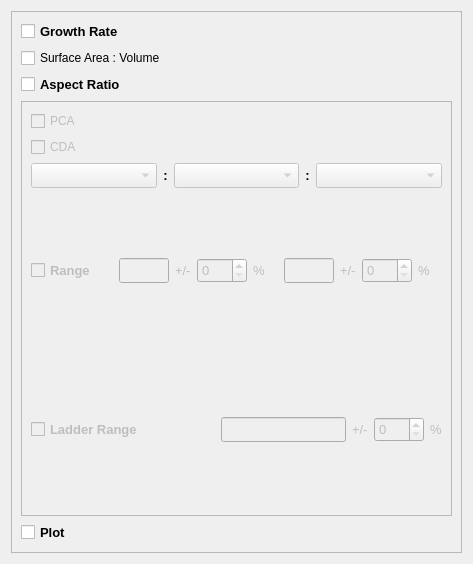
          <widget class="QWidget" name="normal_calc_page">
           <property name="geometry">
            <rect>
             <x>0</x>
             <y>0</y>
             <width>473</width>
             <height>564</height>
            </rect>
           </property>
           <attribute name="label">
            <string>Calculations</string>
           </attribute>
           <layout class="QGridLayout" name="gridLayout_24">
            <item row="0" column="0">
             <widget class="QFrame" name="options_gBox">
              <property name="frameShape">
               <enum>QFrame::StyledPanel</enum>
              </property>
              <property name="frameShadow">
               <enum>QFrame::Raised</enum>
              </property>
              <layout class="QVBoxLayout" name="verticalLayout_8">
               <item>
                <widget class="QCheckBox" name="growthRate_checkBox">
                 <property name="font">
                  <font>
                   <family>Arial</family>
                   <pointsize>10</pointsize>
                   <weight>75</weight>
                   <italic>false</italic>
                   <bold>true</bold>
                  </font>
                 </property>
                 <property name="text">
                  <string>Growth Rate</string>
                 </property>
                 <property name="checked">
                  <bool>false</bool>
                 </property>
                </widget>
               </item>
               <item>
                <widget class="QCheckBox" name="sa_vol_checkBox">
                 <property name="text">
                  <string>Surface Area : Volume</string>
                 </property>
                </widget>
               </item>
               <item>
                <widget class="QCheckBox" name="aspectRatio_checkBox">
                 <property name="font">
                  <font>
                   <family>Arial</family>
                   <pointsize>10</pointsize>
                   <weight>75</weight>
                   <italic>false</italic>
                   <bold>true</bold>
                  </font>
                 </property>
                 <property name="text">
                  <string>Aspect Ratio</string>
                 </property>
                </widget>
               </item>
               <item>
                <widget class="QFrame" name="aspect_options_frame">
                 <property name="enabled">
                  <bool>true</bool>
                 </property>
                 <property name="minimumSize">
                  <size>
                   <width>423</width>
                   <height>0</height>
                  </size>
                 </property>
                 <property name="frameShape">
                  <enum>QFrame::StyledPanel</enum>
                 </property>
                 <property name="frameShadow">
                  <enum>QFrame::Raised</enum>
                 </property>
                 <layout class="QVBoxLayout" name="verticalLayout_7">
                  <item>
                   <widget class="QCheckBox" name="pca_checkBox">
                    <property name="enabled">
                     <bool>false</bool>
                    </property>
                    <property name="text">
                     <string>PCA</string>
                    </property>
                   </widget>
                  </item>
                  <item>
                   <widget class="QCheckBox" name="cda_checkBox">
                    <property name="enabled">
                     <bool>false</bool>
                    </property>
                    <property name="text">
                     <string>CDA</string>
                    </property>
                   </widget>
                  </item>
                  <item>
                   <layout class="QHBoxLayout" name="aspect_directions_HLayout">
                    <item>
                     <widget class="QComboBox" name="long_facet">
                      <property name="enabled">
                       <bool>false</bool>
                      </property>
                      <property name="sizePolicy">
                       <sizepolicy hsizetype="Preferred" vsizetype="Fixed">
                        <horstretch>1</horstretch>
                        <verstretch>0</verstretch>
                       </sizepolicy>
                      </property>
                      <property name="minimumSize">
                       <size>
                        <width>0</width>
                        <height>25</height>
                       </size>
                      </property>
                      <property name="font">
                       <font>
                        <family>Arial</family>
                        <pointsize>10</pointsize>
                        <weight>50</weight>
                        <italic>false</italic>
                        <bold>false</bold>
                       </font>
                      </property>
                     </widget>
                    </item>
                    <item>
                     <widget class="QLabel" name="ratio_label1">
                      <property name="font">
                       <font>
                        <family>Arial</family>
                        <pointsize>10</pointsize>
                        <weight>75</weight>
                        <italic>false</italic>
                        <bold>true</bold>
                       </font>
                      </property>
                      <property name="text">
                       <string>:</string>
                      </property>
                      <property name="alignment">
                       <set>Qt::AlignCenter</set>
                      </property>
                     </widget>
                    </item>
                    <item>
                     <widget class="QComboBox" name="medium_facet">
                      <property name="enabled">
                       <bool>false</bool>
                      </property>
                      <property name="sizePolicy">
                       <sizepolicy hsizetype="Preferred" vsizetype="Fixed">
                        <horstretch>1</horstretch>
                        <verstretch>0</verstretch>
                       </sizepolicy>
                      </property>
                      <property name="minimumSize">
                       <size>
                        <width>0</width>
                        <height>25</height>
                       </size>
                      </property>
                      <property name="font">
                       <font>
                        <family>Arial</family>
                        <pointsize>10</pointsize>
                        <weight>50</weight>
                        <italic>false</italic>
                        <bold>false</bold>
                       </font>
                      </property>
                     </widget>
                    </item>
                    <item>
                     <widget class="QLabel" name="ratio_label2">
                      <property name="font">
                       <font>
                        <family>Arial</family>
                        <pointsize>10</pointsize>
                        <weight>75</weight>
                        <italic>false</italic>
                        <bold>true</bold>
                       </font>
                      </property>
                      <property name="text">
                       <string>:</string>
                      </property>
                      <property name="alignment">
                       <set>Qt::AlignCenter</set>
                      </property>
                     </widget>
                    </item>
                    <item>
                     <widget class="QComboBox" name="short_facet">
                      <property name="enabled">
                       <bool>false</bool>
                      </property>
                      <property name="sizePolicy">
                       <sizepolicy hsizetype="Preferred" vsizetype="Fixed">
                        <horstretch>1</horstretch>
                        <verstretch>0</verstretch>
                       </sizepolicy>
                      </property>
                      <property name="minimumSize">
                       <size>
                        <width>0</width>
                        <height>25</height>
                       </size>
                      </property>
                      <property name="font">
                       <font>
                        <family>Arial</family>
                        <pointsize>10</pointsize>
                        <weight>50</weight>
                        <italic>false</italic>
                        <bold>false</bold>
                       </font>
                      </property>
                     </widget>
                    </item>
                   </layout>
                  </item>
                  <item>
                   <layout class="QHBoxLayout" name="aspect_ranges_HLayout">
                    <item>
                     <widget class="QCheckBox" name="aspect_range_checkBox">
                      <property name="enabled">
                       <bool>false</bool>
                      </property>
                      <property name="sizePolicy">
                       <sizepolicy hsizetype="Preferred" vsizetype="Preferred">
                        <horstretch>0</horstretch>
                        <verstretch>0</verstretch>
                       </sizepolicy>
                      </property>
                      <property name="minimumSize">
                       <size>
                        <width>70</width>
                        <height>0</height>
                       </size>
                      </property>
                      <property name="font">
                       <font>
                        <family>Arial</family>
                        <pointsize>10</pointsize>
                        <weight>75</weight>
                        <italic>false</italic>
                        <bold>true</bold>
                       </font>
                      </property>
                      <property name="text">
                       <string>Range</string>
                      </property>
                     </widget>
                    </item>
                    <item>
                     <spacer name="horizontalSpacer">
                      <property name="orientation">
                       <enum>Qt::Horizontal</enum>
                      </property>
                      <property name="sizeHint" stdset="0">
                       <size>
                        <width>40</width>
                        <height>20</height>
                       </size>
                      </property>
                     </spacer>
                    </item>
                    <item>
                     <widget class="QLineEdit" name="lm_range_input">
                      <property name="enabled">
                       <bool>false</bool>
                      </property>
                      <property name="minimumSize">
                       <size>
                        <width>50</width>
                        <height>25</height>
                       </size>
                      </property>
                      <property name="maximumSize">
                       <size>
                        <width>50</width>
                        <height>16777215</height>
                       </size>
                      </property>
                      <property name="font">
                       <font>
                        <family>Arial</family>
                        <pointsize>10</pointsize>
                        <weight>50</weight>
                        <italic>false</italic>
                        <bold>false</bold>
                       </font>
                      </property>
                     </widget>
                    </item>
                    <item>
                     <widget class="QLabel" name="lm_plusminus_label">
                      <property name="enabled">
                       <bool>false</bool>
                      </property>
                      <property name="font">
                       <font>
                        <family>Arial</family>
                        <pointsize>10</pointsize>
                        <weight>50</weight>
                        <italic>false</italic>
                        <bold>false</bold>
                       </font>
                      </property>
                      <property name="text">
                       <string>+/-</string>
                      </property>
                     </widget>
                    </item>
                    <item>
                     <widget class="QSpinBox" name="lm_spinBox">
                      <property name="enabled">
                       <bool>false</bool>
                      </property>
                      <property name="sizePolicy">
                       <sizepolicy hsizetype="Minimum" vsizetype="Fixed">
                        <horstretch>0</horstretch>
                        <verstretch>0</verstretch>
                       </sizepolicy>
                      </property>
                      <property name="minimumSize">
                       <size>
                        <width>50</width>
                        <height>25</height>
                       </size>
                      </property>
                      <property name="font">
                       <font>
                        <family>Arial</family>
                        <pointsize>10</pointsize>
                        <weight>50</weight>
                        <italic>false</italic>
                        <bold>false</bold>
                       </font>
                      </property>
                     </widget>
                    </item>
                    <item>
                     <widget class="QLabel" name="lm_percent_label">
                      <property name="enabled">
                       <bool>false</bool>
                      </property>
                      <property name="font">
                       <font>
                        <family>Arial</family>
                        <pointsize>10</pointsize>
                        <weight>50</weight>
                        <italic>false</italic>
                        <bold>false</bold>
                       </font>
                      </property>
                      <property name="text">
                       <string>%</string>
                      </property>
                     </widget>
                    </item>
                    <item>
                     <spacer name="horizontalSpacer_2">
                      <property name="orientation">
                       <enum>Qt::Horizontal</enum>
                      </property>
                      <property name="sizeHint" stdset="0">
                       <size>
                        <width>40</width>
                        <height>20</height>
                       </size>
                      </property>
                     </spacer>
                    </item>
                    <item>
                     <widget class="QLineEdit" name="ms_range_input">
                      <property name="enabled">
                       <bool>false</bool>
                      </property>
                      <property name="minimumSize">
                       <size>
                        <width>50</width>
                        <height>25</height>
                       </size>
                      </property>
                      <property name="maximumSize">
                       <size>
                        <width>50</width>
                        <height>16777215</height>
                       </size>
                      </property>
                      <property name="font">
                       <font>
                        <family>Arial</family>
                        <pointsize>10</pointsize>
                        <weight>50</weight>
                        <italic>false</italic>
                        <bold>false</bold>
                       </font>
                      </property>
                     </widget>
                    </item>
                    <item>
                     <widget class="QLabel" name="ms_plusminus_label">
                      <property name="enabled">
                       <bool>false</bool>
                      </property>
                      <property name="font">
                       <font>
                        <family>Arial</family>
                        <pointsize>10</pointsize>
                        <weight>50</weight>
                        <italic>false</italic>
                        <bold>false</bold>
                       </font>
                      </property>
                      <property name="text">
                       <string>+/-</string>
                      </property>
                     </widget>
                    </item>
                    <item>
                     <widget class="QSpinBox" name="ms_spinBox">
                      <property name="enabled">
                       <bool>false</bool>
                      </property>
                      <property name="sizePolicy">
                       <sizepolicy hsizetype="Minimum" vsizetype="Fixed">
                        <horstretch>0</horstretch>
                        <verstretch>0</verstretch>
                       </sizepolicy>
                      </property>
                      <property name="minimumSize">
                       <size>
                        <width>50</width>
                        <height>25</height>
                       </size>
                      </property>
                      <property name="font">
                       <font>
                        <family>Arial</family>
                        <pointsize>10</pointsize>
                        <weight>50</weight>
                        <italic>false</italic>
                        <bold>false</bold>
                       </font>
                      </property>
                     </widget>
                    </item>
                    <item>
                     <widget class="QLabel" name="ms_percent_label">
                      <property name="enabled">
                       <bool>false</bool>
                      </property>
                      <property name="font">
                       <font>
                        <family>Arial</family>
                        <pointsize>10</pointsize>
                        <weight>50</weight>
                        <italic>false</italic>
                        <bold>false</bold>
                       </font>
                      </property>
                      <property name="text">
                       <string>%</string>
                      </property>
                     </widget>
                    </item>
                    <item>
                     <spacer name="horizontalSpacer_3">
                      <property name="orientation">
                       <enum>Qt::Horizontal</enum>
                      </property>
                      <property name="sizeHint" stdset="0">
                       <size>
                        <width>40</width>
                        <height>20</height>
                       </size>
                      </property>
                     </spacer>
                    </item>
                   </layout>
                  </item>
                  <item>
                   <layout class="QHBoxLayout" name="ladderLayout">
                    <item>
                     <widget class="QCheckBox" name="count_checkBox">
                      <property name="enabled">
                       <bool>false</bool>
                      </property>
                      <property name="sizePolicy">
                       <sizepolicy hsizetype="Minimum" vsizetype="Minimum">
                        <horstretch>0</horstretch>
                        <verstretch>0</verstretch>
                       </sizepolicy>
                      </property>
                      <property name="minimumSize">
                       <size>
                        <width>120</width>
                        <height>0</height>
                       </size>
                      </property>
                      <property name="font">
                       <font>
                        <family>Arial</family>
                        <pointsize>10</pointsize>
                        <weight>75</weight>
                        <italic>false</italic>
                        <bold>true</bold>
                       </font>
                      </property>
                      <property name="text">
                       <string>Ladder Range</string>
                      </property>
                     </widget>
                    </item>
                    <item>
                     <spacer name="horizontalSpacer_4">
                      <property name="orientation">
                       <enum>Qt::Horizontal</enum>
                      </property>
                      <property name="sizeHint" stdset="0">
                       <size>
                        <width>40</width>
                        <height>20</height>
                       </size>
                      </property>
                     </spacer>
                    </item>
                    <item>
                     <widget class="QLineEdit" name="count_range">
                      <property name="enabled">
                       <bool>false</bool>
                      </property>
                      <property name="minimumSize">
                       <size>
                        <width>0</width>
                        <height>25</height>
                       </size>
                      </property>
                      <property name="font">
                       <font>
                        <family>Arial</family>
                        <pointsize>10</pointsize>
                        <weight>50</weight>
                        <italic>false</italic>
                        <bold>false</bold>
                       </font>
                      </property>
                     </widget>
                    </item>
                    <item>
                     <widget class="QLabel" name="count_plusminus_label">
                      <property name="enabled">
                       <bool>false</bool>
                      </property>
                      <property name="sizePolicy">
                       <sizepolicy hsizetype="Minimum" vsizetype="Minimum">
                        <horstretch>0</horstretch>
                        <verstretch>0</verstretch>
                       </sizepolicy>
                      </property>
                      <property name="font">
                       <font>
                        <family>Arial</family>
                        <pointsize>10</pointsize>
                        <weight>50</weight>
                        <italic>false</italic>
                        <bold>false</bold>
                       </font>
                      </property>
                      <property name="text">
                       <string>+/-</string>
                      </property>
                     </widget>
                    </item>
                    <item>
                     <widget class="QSpinBox" name="count_spinBox">
                      <property name="enabled">
                       <bool>false</bool>
                      </property>
                      <property name="sizePolicy">
                       <sizepolicy hsizetype="Minimum" vsizetype="Fixed">
                        <horstretch>0</horstretch>
                        <verstretch>0</verstretch>
                       </sizepolicy>
                      </property>
                      <property name="minimumSize">
                       <size>
                        <width>50</width>
                        <height>25</height>
                       </size>
                      </property>
                      <property name="font">
                       <font>
                        <family>Arial</family>
                        <pointsize>10</pointsize>
                        <weight>50</weight>
                        <italic>false</italic>
                        <bold>false</bold>
                       </font>
                      </property>
                     </widget>
                    </item>
                    <item>
                     <widget class="QLabel" name="count_percent_label">
                      <property name="enabled">
                       <bool>false</bool>
                      </property>
                      <property name="font">
                       <font>
                        <family>Arial</family>
                        <pointsize>10</pointsize>
                        <weight>50</weight>
                        <italic>false</italic>
                        <bold>false</bold>
                       </font>
                      </property>
                      <property name="text">
                       <string>%</string>
                      </property>
                     </widget>
                    </item>
                   </layout>
                  </item>
                 </layout>
                </widget>
               </item>
               <item>
                <widget class="QCheckBox" name="plot_checkBox">
                 <property name="font">
                  <font>
                   <family>Arial</family>
                   <pointsize>10</pointsize>
                   <weight>75</weight>
                   <italic>false</italic>
                   <bold>true</bold>
                  </font>
                 </property>
                 <property name="text">
                  <string>Plot</string>
                 </property>
                </widget>
               </item>
              </layout>
             </widget>
            </item>
           </layout>
          </widget>
